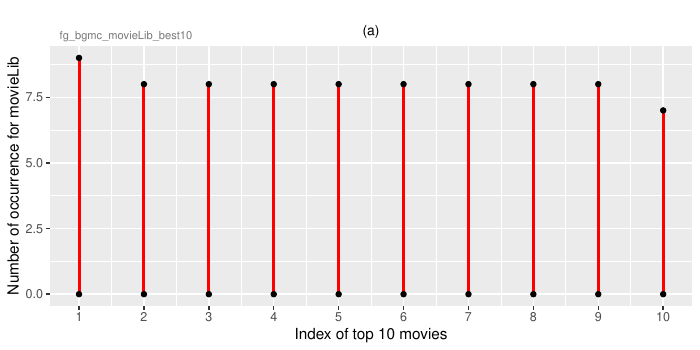

Recreate this plot in R.
# fg_bgmc_movieLib_data.R  

all_tests = function()
{ 
  # cut and paste into the R-shell any group of these commands
  
  rm(list=ls())
  workDir = "~/DeskTop/github/__rBed_latex/_Figures/fg_bgmc" ; setwd(workDir)
  lib_R_dir     = "../../../_lib_R"
  source(file.path(lib_R_dir, "_lib_R_resources.R"))
  instance_dir = "../../../_data/movieLib"
  instanceDef = file.path(instance_dir, "watchRecords_10.csv")
  source(file.path(workDir, "fg_bgmc_movieLib_best10.R" ))
  fg_bgmc_movieLib_best10(instanceDef)
  
  rm(list=ls())
  workDir = "~/DeskTop/github/__rBed_latex/_Figures/fg_bgmc" ; setwd(workDir)
  lib_R_dir     = "../../../_lib_R"
  source(file.path(lib_R_dir, "_lib_R_resources.R"))
  instance_dir = "../../../_data/movieLib"
  instanceDef = file.path(instance_dir, "watchRecords_10.csv")
  source(file.path(workDir, "fg_bgmc_movieLib_best10.R" ))
  fg_bgmc_movieLib_best10_occurrence(instanceDef)
  
} # all_tests = function()

fg_bgmc_movieLib_best10 = function(instanceDef) {
  
  dt = fread(instanceDef)
  dt_best10 = dt[, COUNT := 1:.N, by="MOVIE_ID"]
  dt_best10 = unique(dt_best10, by="MOVIE_ID", fromLast = T)
  dt_best10 = head(dt_best10[order(-COUNT)], 10)
  dt_best10 = dt_best10[,c("MOVIE_ID", "COUNT")]
  
  cat("\n...Top 10 movies\n")
  
  # print(dt_best10)
  
  dt_best10$START = 0
  dt_best10$idx = seq(nrow(dt_best10))
  
  # print(dt_best10)
  # ...Top 10 movies
  #     MOVIE_ID COUNT START idx
  # 1: rivdpbpzb     9     0   1
  # 2: hfagnutxq     8     0   2
  # 3: fqdqgwjbe     8     0   3
  # 4: xivrbrexd     8     0   4
  # 5: aaabfidgn     8     0   5
  # 6: nbarpuura     8     0   6
  # 7: ekdunuezc     8     0   7
  # 8: qmjdhvpym     8     0   8
  # 9: kyosyinqz     8     0   9
  # 10: tt0125678    7     0  10
  
  
  sp2 = ggplot(data=dt_best10, aes(x=idx))  +
    geom_segment(aes(x = idx, y = START, xend = idx, yend = COUNT), col="red", lwd=1) + 
    geom_point(y=dt_best10$COUNT) + 
    geom_point(y=dt_best10$START) +
    scale_x_continuous(labels = as.character(dt_best10$idx), breaks = dt_best10$idx) +
    labs(x="Index of top 10 movies", y="Number of occurrence for movieLib") +
    labs(title = "(a)") +
    theme(legend.position = c(0.3, 0.6), legend.key.size = unit(.3, 'inch'),
          legend.text = element_text(size=15),
          plot.title = element_text(size=10, hjust = 0.5))
  
  p = grid.arrange(sp2,  
                   top = textGrob("fg_bgmc_movieLib_best10", x = 0.18, y = -1,
                                  gp=gpar(fontsize=8,font=1, col="gray47")))
  
  
  ggsave("fg_bgmc_movieLib_best10.pdf", p, width = 7, height = 3.5)
}

fg_bgmc_movieLib_best10_occurrence = function(file)
{
  thisFunction = "movie_watched"
  cat("\n...this function generates a plot where it counts how many 
      movies have been watched a certain number of times..\n")
  
  
  fileBase   = my_file_root(file)  
  fileExt    = my_file_ext(file)
  stopifnot(fileExt == "csv")
  
  df = fread(file) ;# print(df) ;# create a dataframe 
  
  dt = df[,count := 1:.N, by="MOVIE_ID"]
  dt = unique(dt, by="MOVIE_ID", fromLast = T)
  count_max = max(dt$count)
  
  occ = rep(NA, count_max)
  for (i in 1:count_max) {
    val = nrow(dt[count==i,])
    occ[i] = val
  }
  dt = data.table(N=occ, watchedFreqV=seq(length(occ)), start=1)
  
  # print(dt)
  # N watchedFreqV start
  # 1: 385128            1     1
  # 2: 193048            2     1
  # 3:  64321            3     1
  # 4:  16171            4     1
  # 5:   3207            5     1
  # 6:    512            6     1
  # 7:     75            7     1
  # 8:      8            8     1
  # 9:      1            9     1
  
  
  
  sp2 = ggplot(data=dt, aes(x=watchedFreqV))  +
    
    scale_y_log10() +
    geom_point(aes(y=N)) + 
    
    geom_segment(aes(x = watchedFreqV, y = start, xend = watchedFreqV, yend = N),
                 col="red", lwd=1) + 
    
    geom_point(aes(y=start)) +
     
    scale_x_continuous(labels = as.character(dt$watchedFreqV), breaks = dt$watchedFreqV) +
    labs(x="Index for movie occurrences", y="Number of watched movies with specific times") +
    labs(title = "(b)") +
    theme(legend.position = c(0.3, 0.6), legend.key.size = unit(.3, 'inch'),
          legend.text = element_text(size=15),
          plot.title = element_text(size=10, hjust = 0.5)) 
  
  p = grid.arrange(sp2,  
                   top = textGrob("fg_bgmc_movieLib_best10_occurrence", x = 0.25, y = -1,
                                  gp=gpar(fontsize=8,font=1, col="gray47")))
  
  
  ggsave("fg_bgmc_movieLib_best10_occurrence.pdf", p, width = 7, height = 3.5)
  
  
  
  # margin text watermark for this plot
  
  return(paste(".. exiting", thisFunction, "plotted watchedFreq", date()))


} # movie_watched

